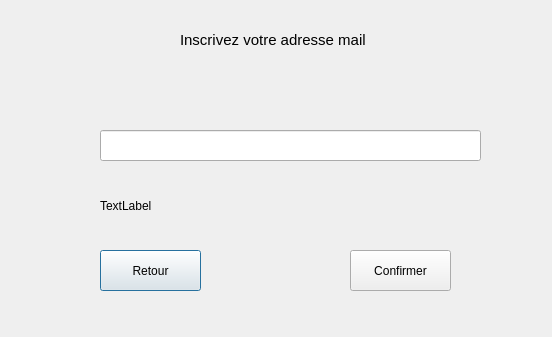
<?xml version="1.0" encoding="UTF-8"?>
<ui version="4.0">
 <class>Dialog</class>
 <widget class="QDialog" name="Dialog">
  <property name="geometry">
   <rect>
    <x>0</x>
    <y>0</y>
    <width>552</width>
    <height>337</height>
   </rect>
  </property>
  <property name="windowTitle">
   <string>Dialog</string>
  </property>
  <widget class="QLabel" name="label_Titre">
   <property name="geometry">
    <rect>
     <x>180</x>
     <y>30</y>
     <width>231</width>
     <height>20</height>
    </rect>
   </property>
   <property name="font">
    <font>
     <pointsize>11</pointsize>
     <weight>50</weight>
     <bold>false</bold>
    </font>
   </property>
   <property name="text">
    <string>Inscrivez votre adresse mail</string>
   </property>
  </widget>
  <widget class="QLineEdit" name="lineEdit_Mail">
   <property name="geometry">
    <rect>
     <x>100</x>
     <y>130</y>
     <width>381</width>
     <height>31</height>
    </rect>
   </property>
   <property name="font">
    <font>
     <pointsize>1</pointsize>
    </font>
   </property>
  </widget>
  <widget class="QPushButton" name="pushButton_Confirmer">
   <property name="geometry">
    <rect>
     <x>100</x>
     <y>250</y>
     <width>101</width>
     <height>41</height>
    </rect>
   </property>
   <property name="text">
    <string>Retour</string>
   </property>
  </widget>
  <widget class="QPushButton" name="pushButton_Retour">
   <property name="geometry">
    <rect>
     <x>350</x>
     <y>250</y>
     <width>101</width>
     <height>41</height>
    </rect>
   </property>
   <property name="text">
    <string>Confirmer</string>
   </property>
  </widget>
  <widget class="QLabel" name="label_Message">
   <property name="geometry">
    <rect>
     <x>100</x>
     <y>195</y>
     <width>231</width>
     <height>21</height>
    </rect>
   </property>
   <property name="text">
    <string>TextLabel</string>
   </property>
  </widget>
 </widget>
 <resources/>
 <connections/>
</ui>
